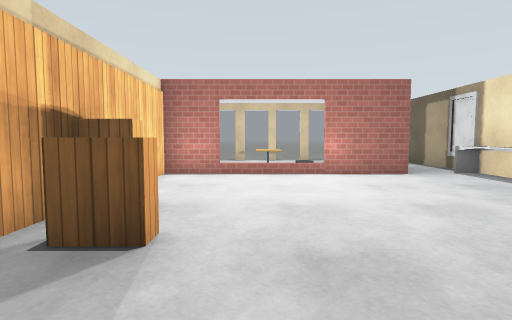
View 1 (above)

12 first-person views from a walk through a Gazebo world. The camera is 1 m above the floor, tilts 4° down and sees 80° across. Floor lines are 1 m apart. The floor is counted in squares, 1 m on a side. Each view is taken from the middle of a square. On the plan, view 1 faces up. The plan holds only what a view shows up to about 12 squares ahead; the rest is blank. Simple patterns stand in for the simulator's built-in surfaces. Some surface patterns are stand-ins.

View 2
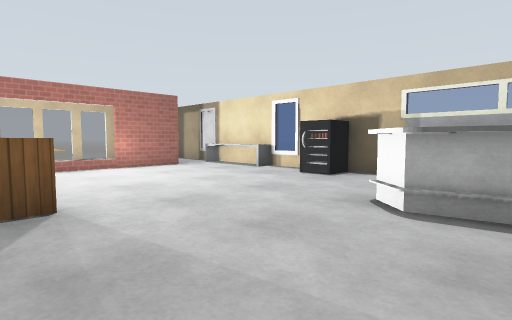

View 3
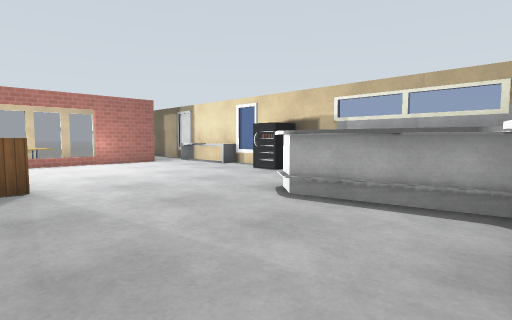

View 4
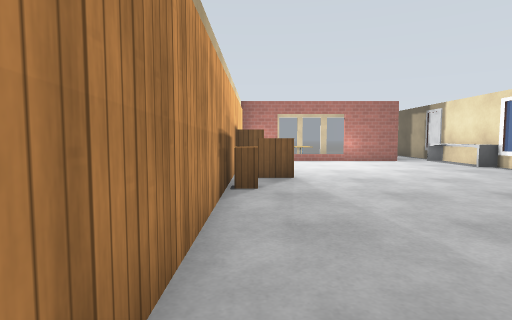

View 5
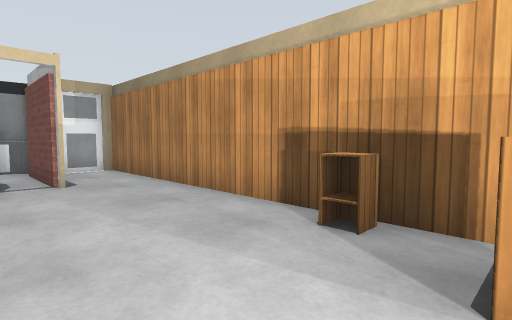

View 6
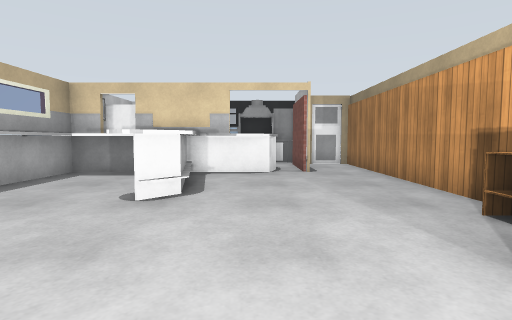

View 7
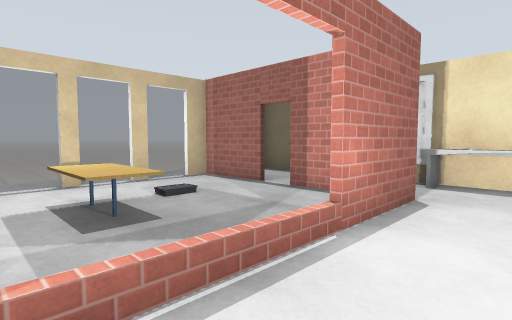

View 8
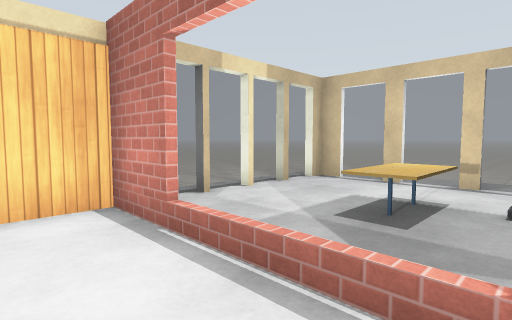

View 9
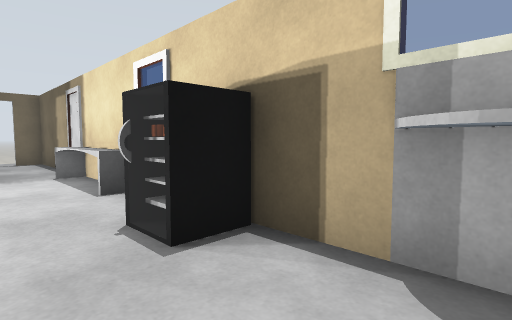

View 10
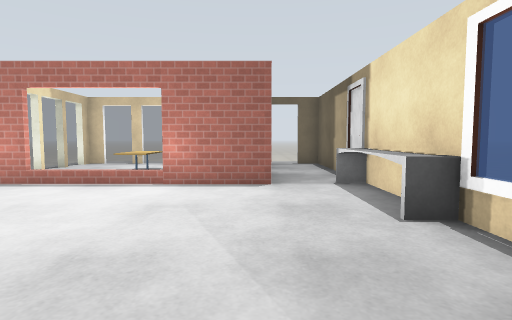

View 11
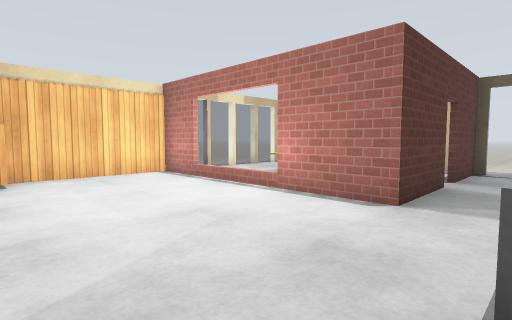

View 12
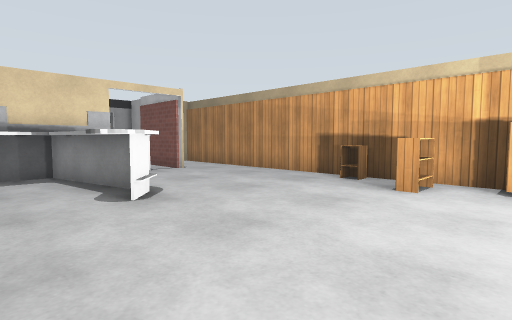

### Floor plan
Key: @ floor where view 1 was taken; # wall or solid block; x gap in a wall; . floor; = window, fence, low wall or low ledge; T cafe table; H thing the floor can be seen under or through; B bookshelf; C cabinet.
Columns run from 3 left of view 1 to 7 right of it. Each row starts with its distance up from view 1.
 15  .........
 14 #======#.#
 13 =......#. #
 12 =..TT..x..#
 11 =..TT..x..#
 10 =......#..#
  9 ###==HH#.##
  8 #........=
  7 #........=
  6 #........=
  5 #B.......==
  4 #.........#
  3 #BB......=#
  2 #.........#
  1 #C........#
  0 #..@..#..##
 -1 #.....#..#
 -2 #.....#..#
 -3 #.....####
 -4 #...######
 -5 #.###   ##
 -6 #..#    ##
 -7 ####
 -8   #=
 -9    #

Positions as (right, up) in squares from view 1, and headings:
1: (0, 0), facing up
2: (-2, -2), facing up-right
3: (-2, -4), facing up-right
4: (-2, -5), facing up
5: (1, 3), facing down-left
6: (1, 5), facing down
7: (-1, 7), facing up-right
8: (2, 7), facing up-left
9: (4, 0), facing up-right
10: (4, 2), facing up
11: (6, 4), facing up-left
12: (5, 5), facing down-left
